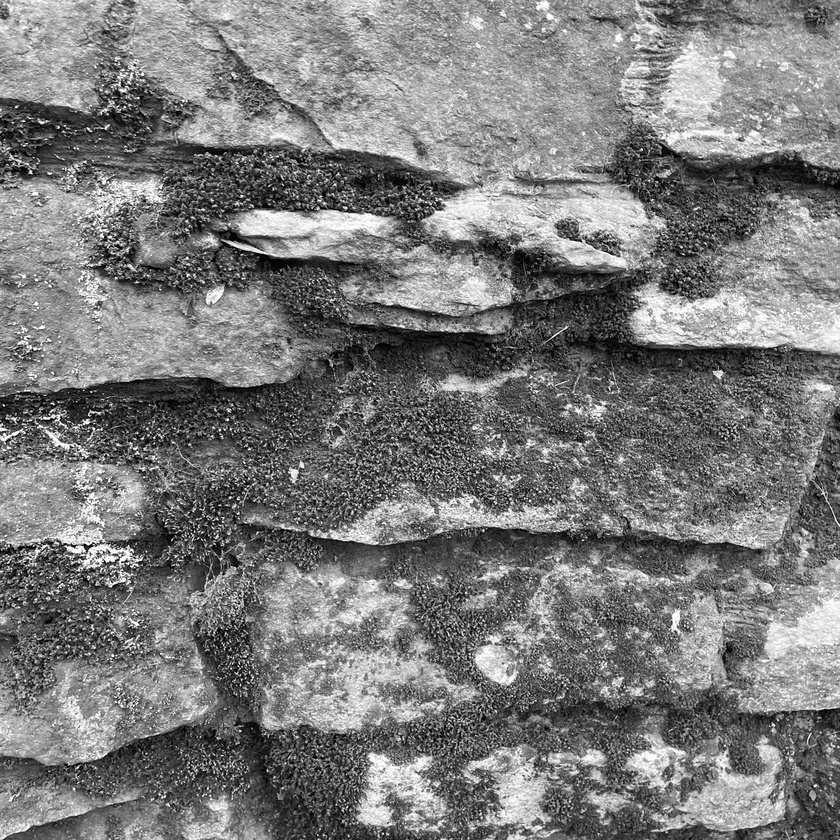
#> input picture images/bricks.jpg, 840 x 840 px, shrunk from 1773 x 1773 before the run; its folder holds 4 pictures in this run
$ python main.py
#> lines starting #> are read from the running program, lines starting #| are printed output that depends on the picture
import PIL
import random
from PIL import Image
from PIL import ImageDraw
import matplotlib.pyplot as plt
import os
for i in os.listdir("images"):
    img = PIL.Image.open("images/"+i)
#> img is the input picture: PIL image 840x840 RGB; min 0, max 255, mean 122.7
    b = img.height/256
#> b = 3.28
    x = random.randint(0,1)
    y = random.randint(0,1)
    x_points = []
    y_points = []
    for z in range(random.randint(1,100)):
        x = x+random.randint(0,10)
        if x > img.height:
            x = x/ 2
            if x > img.height:
                x = x/ 5
                if x > img.height:
                    x = x/ 100
        y = y+random.randint(0,10)
        if y > img.width:
            y = y/ 2
            if y > img.width:
                y = y/ 5
                if y > img.width:
                    y = y/ 100
        x = round(x)
        y = round(y)
        x_points.append(x)
        y_points.append(y)
        try:
            rgb_pixel_value = img.getpixel((x,y))[1]
        except:
            x = x/2
            y = y/2
            rgb_pixel_value = img.getpixel((x,y))[1]
        x = x*rgb_pixel_value
        y = y*rgb_pixel_value
#> this loop made 6 passes
#> (x, y, rgb_pixel_value) on passes 2 to 6: (53938, 96105, 149), (10044, 17856, 186), (1740, 3132, 174), (27840, 50240, 160), (4564, 8150, 163)
#> (rgb_pixel_value, x, y) on pass 1: (71, 355, 639)
#> after the loop, x = 4564; x_points = [5, 362, 54, 10, 174, 28]; y = 8150; y_points = [9, 645, 96, 18, 314, 50]

    img = plt.imread("images/"+i)
    fig, ax = plt.subplots()
    plt.scatter(x_points, y_points, label = "label_name" )
    ax.imshow(img)
    plt.savefig("plots-"+i)
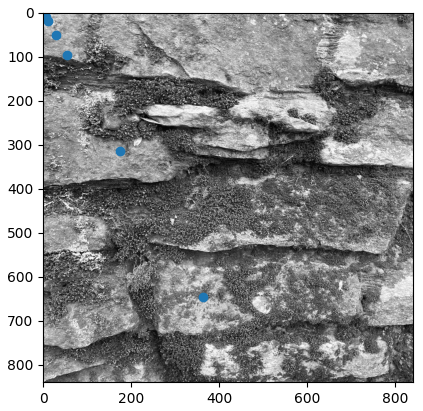
#> figure drawn by matplotlib, 1 panel
    print(rgb_pixel_value)
#| 163
#> pass 2 of the loop `for i in os.listdir("images"):`:
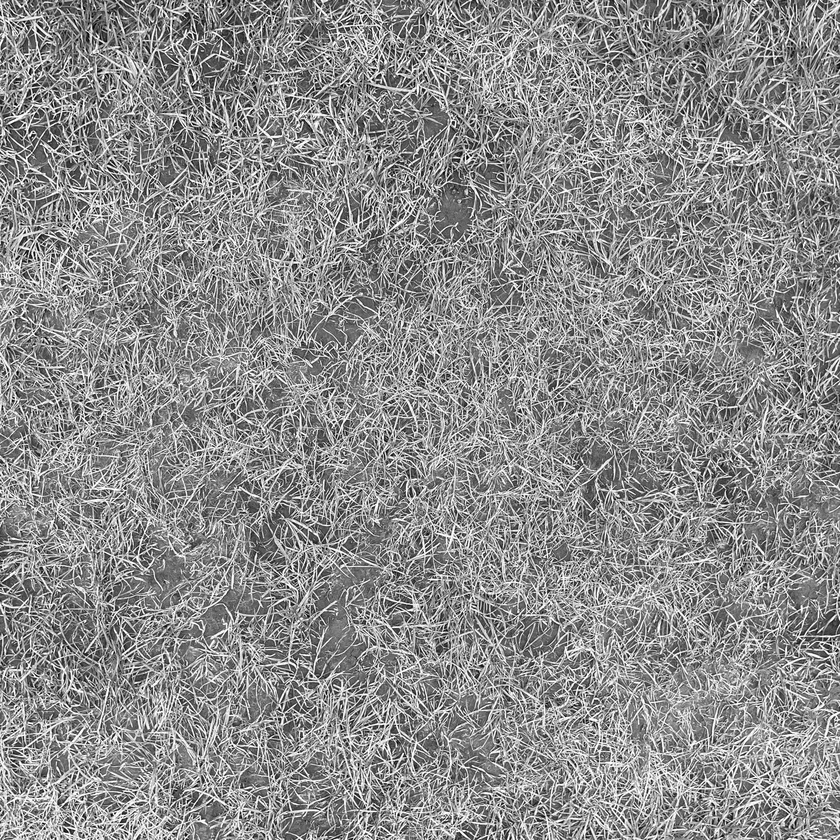
#> input picture images/grass.jpg, 840 x 840 px, shrunk from 1773 x 1773 before the run
#> img is the input picture: PIL image 840x840 RGB; min 0, max 255, mean 140.5
#> the loop `for z in range(random.randint(1,100)):` made 80 passes
#> (x, y, rgb_pixel_value) on passes 2 to 9: (60979, 118582, 211), (2440, 4760, 40), (25376, 49608, 104), (2400, 4800, 96), (35668, 71040, 148), (2484, 4899, 69), (19920, 39280, 80), (3120, 6084, 156)
#> `plt.savefig("plots-"+i)`:
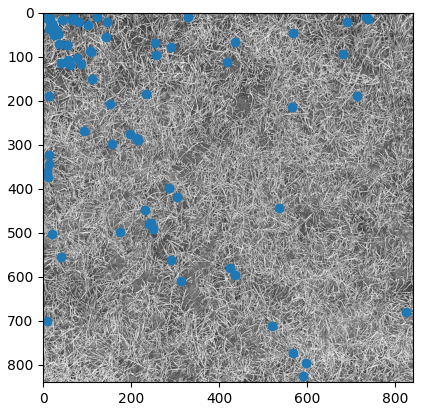
#> figure drawn by matplotlib, 1 panel
#| 105
#> pass 3 of the loop `for i in os.listdir("images"):`:
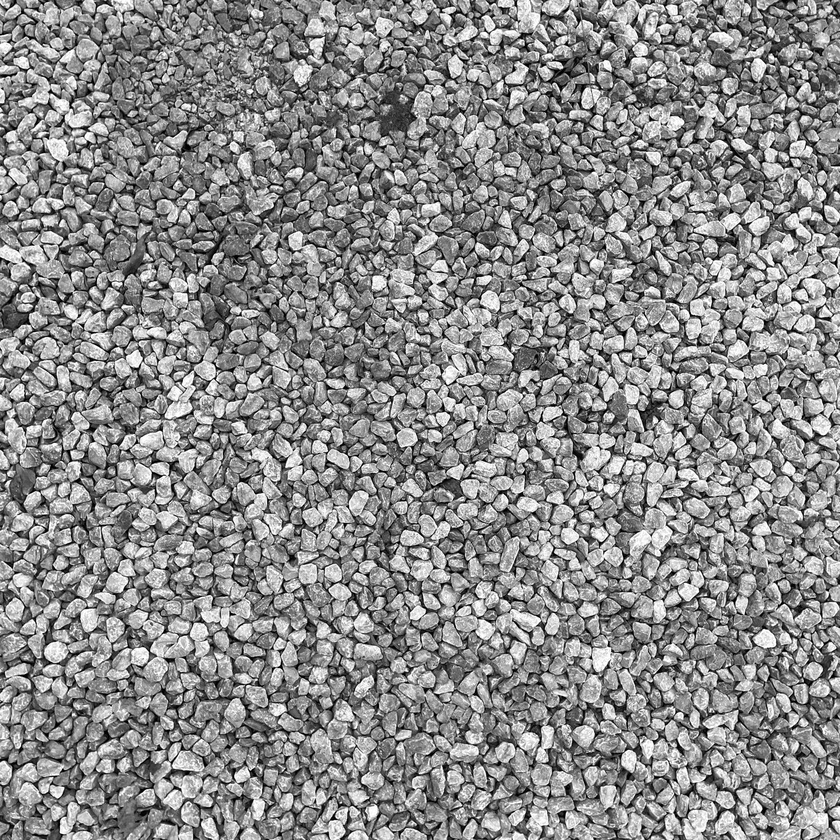
#> input picture images/gravel.jpg, 840 x 840 px, shrunk from 1773 x 1773 before the run
#> img is the input picture: PIL image 840x840 RGB; min 0, max 255, mean 138.9
#> `plt.savefig("plots-"+i)`:
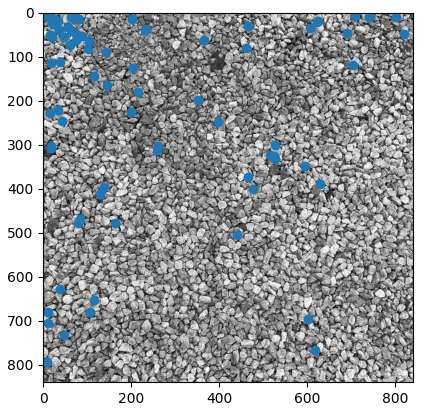
#> figure drawn by matplotlib, 1 panel
#| 117
#> the loop made 4 passes; the first 3 are shown
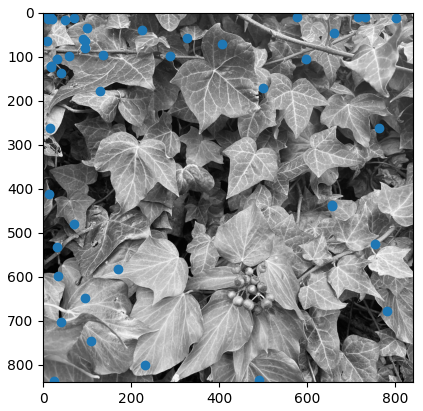
#> figure drawn by matplotlib, 1 panel
